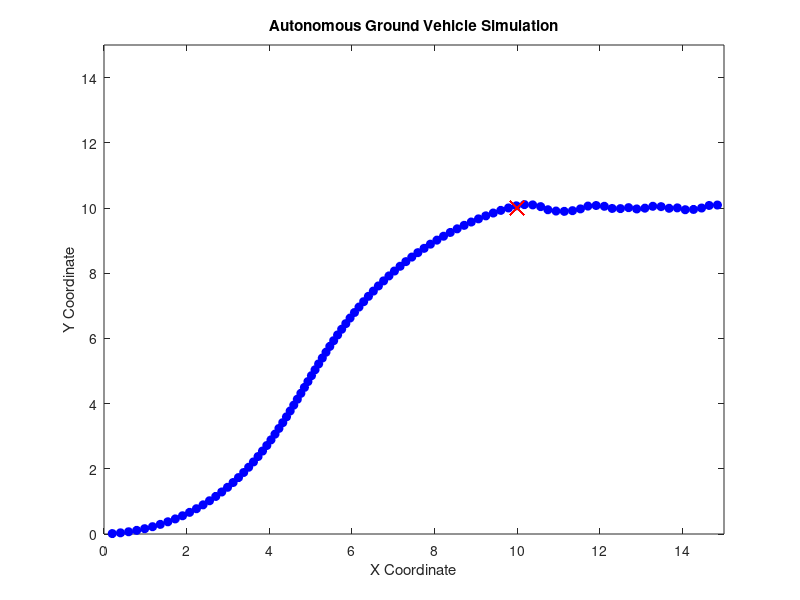

Write MATLAB code to recreate this figure.
% Vehicle Parameters
L = 2; % Wheelbase of the vehicle (in meters)
v = 1; % Constant velocity (m/s)
dt = 0.2; % Time step (seconds)

% Initial Coordinates and Orientation
x = 0; % Initial X coordinate
y = 0; % Initial Y coordinate
theta = 0; % Initial orientation (radians)

% PID Controller Parameters
Kp = 0.3;   % Proportional gain (slightly increased)
Ki = 0.02;  % Integral gain (slightly increased)
Kd = 0.1;   % Derivative gain (slightly increased)

% Target Coordinates
target_x = 10; % Target X coordinate
target_y = 10; % Target Y coordinate

% Initialize error and integral terms
prev_error = 0; % Previous error (for derivative calculation)
integral = 0;   % Integral of the error

% PID Control Function
function [steering_angle, prev_error, integral] = pid_control(x, y, theta, target_x, target_y, Kp, Ki, Kd, prev_error, integral)
    % Calculate the error between the target and the current position
    error = atan2(target_y - y, target_x - x) - theta;
    
    % PID correction term
    integral = integral + error;
    derivative = error - prev_error;
    steering_angle = Kp * error + Ki * integral + Kd * derivative;
    
    % Return updated error values
    prev_error = error;
end

% Simulation Loop
for t = 0:dt:50 % Run simulation for 50 seconds
    % Compute the steering angle using PID control
    [steering_angle, prev_error, integral] = pid_control(x, y, theta, target_x, target_y, Kp, Ki, Kd, prev_error, integral);
    
    % Update the vehicle's orientation and position
    theta = theta + steering_angle * dt; % Update orientation
    x = x + v * cos(theta) * dt; % Update X coordinate
    y = y + v * sin(theta) * dt; % Update Y coordinate
    
    % Visualization
    plot(x, y, 'bo', 'MarkerFaceColor', 'b'); % Plot vehicle's current position
    hold on;
    plot(target_x, target_y, 'rx', 'MarkerSize', 10); % Plot the target position
    axis([0 15 0 15]); % Set axis limits
    title('Autonomous Ground Vehicle Simulation');
    xlabel('X Coordinate');
    ylabel('Y Coordinate');
    drawnow; % Update visualization in real-time
    
    % Pause to control simulation speed
    pause(0.1);
end
